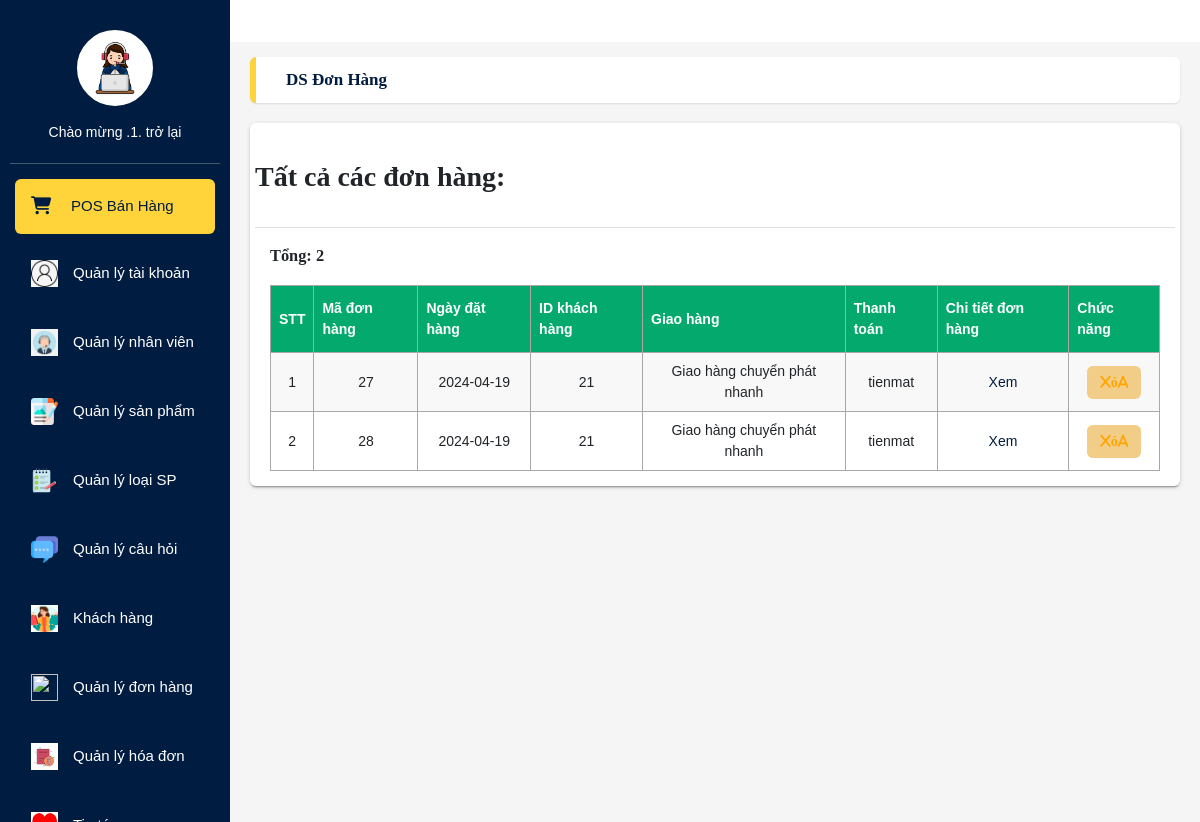
Screenshot of /VanPhongPham/DonHang (signed in) with the database file from the repository.
### tables this page shows
CREATE TABLE `tbl_payment` (
  `payment_id` int(11) NOT NULL,
  `code_oder` varchar(255) NOT NULL,
  `session_idA` varchar(255) DEFAULT NULL,
  `register_id` int(11) NOT NULL,
  `giaohang` varchar(255) NOT NULL,
  `thanhtoan` varchar(255) NOT NULL,
  `order_date` date NOT NULL,
  `status` varchar(255) NOT NULL
);

### VanPhongPham/mvc/core/Controller.php (called while the page is built, shortened)
<?php
    class Controller{
        public function view($view, $data=[]){
            require_once "./mvc/views/".$view.".php";
        }
    }
?>

### VanPhongPham/mvc/controllers/DonHang.php (called while the page is built, shortened)
<?php
class DonHang extends Controller{
    function SayHi(){
        $donhangmodel = $this->model("DonHangModel");
    $this->view("orderlistall", [
        "DH" => $donhangmodel->listdonhang()
    ]);
    }
}
?>

### VanPhongPham/mvc/core/App.php (called while the page is built, shortened)
<?php
class App{
    protected $action="SayHi";
    function __construct(){
        $arr = $this->UrlProcess();
        if( file_exists("./mvc/controllers/".$arr[0].".php") ){
            unset($arr[0]);
        }
        $this->controller = new $this->controller;
        $this->params = $arr?array_values($arr):[];
        call_user_func_array([$this->controller, $this->action], $this->params );
    }
    function UrlProcess(){
        if( isset($_GET["url"]) ){
            return explode("/", filter_var(trim($_GET["url"], "/")));
        }
    }
}
?>

### VanPhongPham/index.php (called while the page is built, shortened)
<?php
    $myApp = new App();
?>

### VanPhongPham/mvc/core/DB.php (called while the page is built, shortened)
<?php
    class DB{
        protected $servername = "localhost";
        protected $username = "root";
        protected $password = "";
        function __construct(){
            $this->con = mysqli_connect($this->servername, $this->username, $this->password);
        }
    }
?>

### VanPhongPham/mvc/models/DonHangModel.php (called while the page is built, shortened)
<?php
class DonHangModel extends DB{
    public function listdonhang(){
        $sql = "SELECT * FROM tbl_payment";
        return $result = mysqli_query($this->con,$sql);
    }
}
    ?>

### VanPhongPham/mvc/views/orderlistall.php (the view)
<?php
include "header.php";
include "Left_side.php";
?>
      <main class="app-content">
        <div class="app-title">
            <ul class="app-breadcrumb breadcrumb side">
            <li class="breadcrumb-item active"><a href="#"><b>DS đơn hàng</b></a></li>
            </ul>
        </div>
        <div class="row">
            <div class="col-md-12">
                <div class="tile">
                    <div class="tile-body">
                        <div class="row element-button">
                           <h1>Tất cả các đơn hàng:</h1>
                        </div>
                        <div>
                          <table id="customers">
                            <tr>
                              <th>STT</th>
                              <th>Mã đơn hàng</th>
                              <th>Ngày đặt hàng</th>
                              <th>ID khách hàng</th>
                              <th>Giao hàng</th>
                              <th>Thanh toán</th>
                              <th>Chi tiết đơn hàng</th>
                              <th>Chức năng</th>
                            </tr>
                            <?php
                            if(mysqli_num_rows($data["DH"])>0){
                              $i=0;
                            while($result = mysqli_fetch_assoc($data["DH"])){$i++;
                            ?>
                          <tr>
                            <td> <?php echo $i ?></td>
                            <td><?php echo $result['payment_id']?></td>
                            <td><?php echo $result['order_date']?></td>
                            <td><?php echo $result['register_id']?></td>
                            <td><?php echo $result['giaohang']  ?></td>
                            <td><?php echo $result['thanhtoan'] ?></td>
                            <td class="td-list"><a href="/VanPhongPham/DonHang/ShowdetailDH/<?php echo $result['session_idA'] ?>"> Xem </a></td>
                            <td><a href="/VanPhongPham/DonHang/deleteDH/<?php echo $result['payment_id'] ?>" onclick="return confirm('Đơn hàng sẽ bị xóa vĩnh viễn, bạn có chắc muốn tiếp tục không?');" class="btn btn-edit" type="button" title="Xóa"><i class="fas ti-trash">Xóa</i></a>
                          </td>
                          </tr>
                          <?php
                            }echo "<h3>Tổng:  ".$i."</h3>";}
                          ?>
                          </table>
                        </div>
                    </div>
                </div>
    </main>
</body>
</html>

### VanPhongPham/public/css/main.css (style rules this page uses)
:root { --primary-color: rgb(243, 40, 40); --white-color: #fff; --black-color: #000; --text-color: #333; --border-color: #dbdbdb; --star-color: #FFCE3E; --blue-color: #409de3; --header-height: 120px; --navbar-height: 34px; --main-text-font: Arial, Helvetica, sans-serif; --header-with-search-height: calc(var(--header-height) - var(--navbar-height)); }
body { margin: 0; font-size: 14px; font-weight: 400; line-height: 1.5; color: #212529; text-align: left; background-color: #FFF; }
.row { display: -webkit-box; display: -ms-flexbox; display: flex; -ms-flex-wrap: wrap; flex-wrap: wrap; margin-right: -15px; margin-left: -15px; }
li { list-style: none; }
ul { margin: 0; }
a { color: rgb(0, 28, 64); text-decoration: none; background-color: transparent; }
.app-content { min-height: calc(100vh - 50px); padding: 15px 20px; background-color: #f5f5f5; -webkit-transition: margin-left 0.3s ease; -o-transition: margin-left 0.3s ease; transition: margin-left 0.3s ease; margin-left: 230px; margin-top: 42px; }
.app-title { display: flex; -webkit-box-align: center; align-items: center; -webkit-box-pack: justify; justify-content: space-between; -webkit-box-orient: horizontal; -webkit-box-direction: normal; flex-direction: row; background-color: #FFF; border-radius: 0.375rem; padding: 10px 30px; box-shadow: 0 1px 2px rgb(0 0 0 / 10%); border-left: 6px solid #FFD43B; margin-bottom: 20px; }
.app-breadcrumb { margin-bottom: 0; font-weight: 500; font-size: 17px; text-transform: capitalize; text-align: left; padding: 0; background-color: transparent; }
.breadcrumb { display: flex; flex-wrap: wrap; list-style: none; border-radius: 0.25rem; }
.breadcrumb-item.active { color: #6c757d; }
.col-md-12 { -webkit-box-flex: 0; max-width: 100%; position: relative; width: 100%; min-height: 1px; padding-right: 15px; padding-left: 15px; }
.tile { position: relative; background: #ffffff; border-radius: 0.375rem; padding: 15px 20px ; -webkit-box-shadow: 0 2px 2px 0 rgba(0, 0, 0, 0.14), 0 1px 5px 0 rgba(0, 0, 0, 0.12), 0 3px 1px -2px rgba(0, 0, 0, 0.2); box-shadow: 0 2px 2px 0 rgba(0, 0, 0, 0.14), 0 1px 5px 0 rgba(0, 0, 0, 0.12), 0 3px 1px -2px rgba(0, 0, 0, 0.2); margin-bottom: 30px; -webkit-transition: all 0.3s ease-in-out; -o-transition: all 0.3s ease-in-out; transition: all 0.3s ease-in-out; }
.element-button { position: relative; border-bottom: 1px solid #ddd; padding-bottom: 10px; margin-bottom: 10px; }
.btn:not(:disabled):not(.disabled) { cursor: pointer; }
.btn { display: inline-block; font-weight: 500; text-align: center; white-space: nowrap; vertical-align: middle; -webkit-user-select: none; -moz-user-select: none; -ms-user-select: none; user-select: none; border: 2px solid transparent; padding: 0.375rem 0.75rem; font-size: 0.875rem; font-family: var(--main-text-font); line-height: 1.5; border-radius: 0.357rem; -webkit-transition: background-color 0.3s ease-in-out, border-color 0.3s ease-in-out, -webkit-box-shadow 0.3s cubic-bezier(0.35, 0, 0.25, 1), -webkit-transform 0.2s cubic-bezier(0.35, 0, 0.25, 1); transition: background-color 0.3s ease-in-out, border-color 0.3s ease-in-out, -webkit-box-shadow 0.3s cubic-bezier(0.35, 0, 0.25, 1), -webkit-transform 0.2s cubic-bezier(0.35, 0, 0.25, 1); -o-transition: box-shadow 0.3s cubic-bezier(0.35, 0, 0.25, 1), transform 0.2s cubic-bezier(0.35, 0, 0.25, 1), background-color 0.3s ease-in-out, border-color 0.3s ease-in-out; transition: box-shadow 0.3s cubic-bezier(0.35, 0, 0.25, 1), transform 0.2s cubic-bezier(0.35, 0, 0.25, 1), background-color 0.3s ease-in-out, border-color 0.3s ease-in-out; transition: box-shadow 0.3s cubic-bezier(0.35, 0, 0.25, 1), transform 0.2s cubic-bezier(0.35, 0, 0.25, 1), background-color 0.3s ease-in-out, border-color 0.3s ease-in-out, -webkit-box-shadow 0.3s cubic-bezier(0.35, 0, 0.25, 1), -webkit-transform 0.2s cubic-bezier(0.35, 0, 0.25, 1); }
#customers { font-family: var(--main-text-font); border-collapse: collapse; width: 100%; }
#customers td, #customers th { text-align: center; border: 1px solid #a9a7a7; padding: 8px; }
#customers tr:nth-child(even) { background-color: #f9f8f8; }
#customers th { padding-top: 12px; padding-bottom: 12px; text-align: left; background-color: #04AA6D; color: white; }
.td-list { cursor: pointer; }
.btn-edit { width: 30px; border: none; outline: none; background-color: rgb(242, 205, 135); color: orange; }
.tile-body { width: 100%; }

### rows the page displays
tbl_payment: payment_id "27", order_date "2024-04-19", register "21", giaohang "Giao hàng chuyển phát nhanh", thanhtoan "tienmat"
tbl_payment: payment_id "28", order_date "2024-04-19", register "21", giaohang "Giao hàng chuyển phát nhanh", thanhtoan "tienmat"

### other values shown
$a "1"
$i "2"
